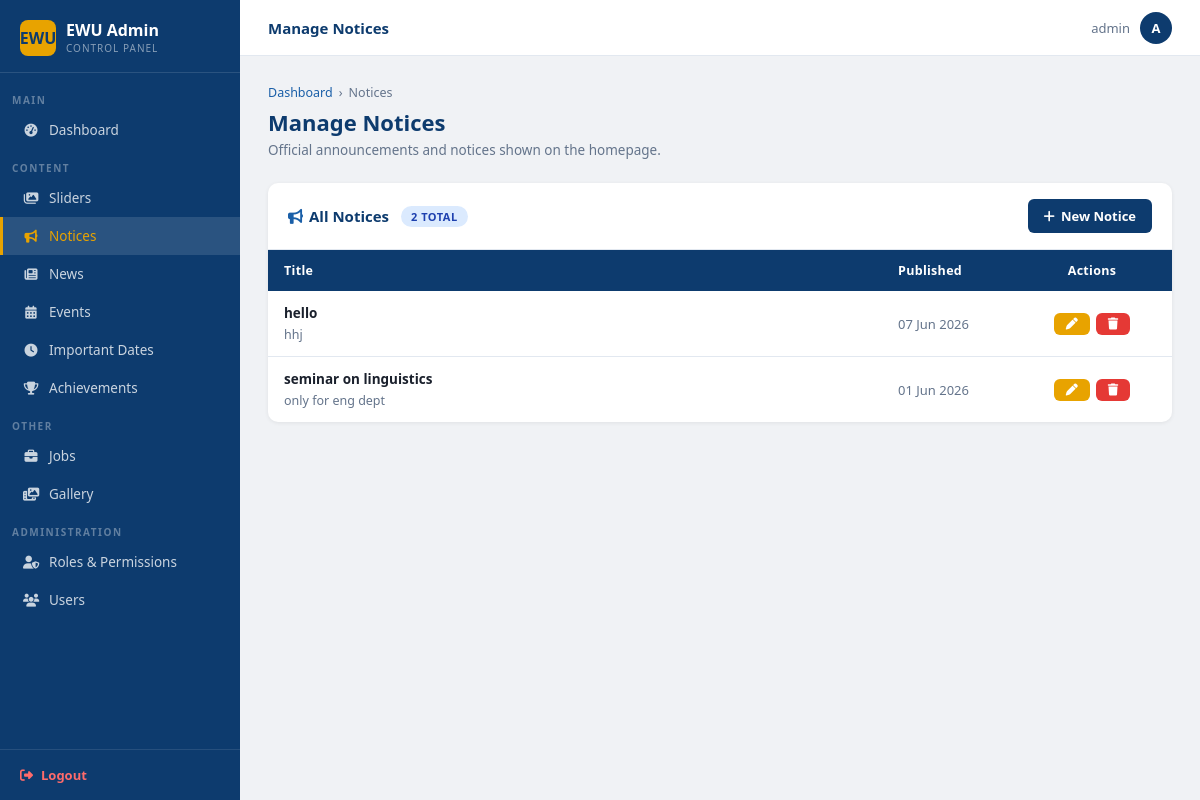
Page /dashboard/notices/ (signed in) on the committed database.
### main/models.py (models this page shows, shortened)
class Notice(models.Model):
    title       = models.CharField(max_length=200)
    description = models.TextField()
    created_at  = models.DateTimeField(auto_now_add=True)
    class Meta:
        ordering = ['-created_at']

### main/views.py (the view)
# urls.py: path('dashboard/notices/',                      views.notice_list_admin,  name='admin_notice_list'),
@require_perm('main.view_notice')
def notice_list_admin(request):
    q = request.GET.get('q', '').strip()
    qs = Notice.objects.order_by('-created_at')
    if q:
        qs = qs.filter(title__icontains=q)
    return render(request, 'admin/notice_list.html', {'notices': qs, 'q': q})

### templates/admin/notice_list.html (shortened to what this page needs)
{% extends 'admin/base_admin.html' %}
{% block nav_notice %}active{% endblock %}
{% block topbar_title %}Manage Notices{% endblock %}
{% block content %}
<div class="page-head">
  <div class="breadcrumb">
    <a href="{% url 'dashboard' %}">Dashboard</a>
    <span>›</span>
    <span>Notices</span>
  </div>
  <h1>Manage Notices</h1>
  <p>Official announcements and notices shown on the homepage.</p>
</div>
<div class="tbl-wrap">
  <div class="tbl-toolbar">
    <div style="display:flex;align-items:center;gap:12px;">
      <h2><i class="fa-solid fa-bullhorn" style="color:var(--navy-light);margin-right:6px"></i>All Notices</h2>
      <span class="badge badge-blue">{{ notices|length }} total</span>
    </div>
    <a href="{% url 'admin_notice_create' %}" class="btn btn-primary">
      <i class="fa-solid fa-plus"></i> New Notice
    </a>
  </div>
  <table class="tbl">
    <thead>
      <tr>
        <th>Title</th>
        <th style="width:130px">Published</th>
        <th style="width:160px;text-align:center">Actions</th>
      </tr>
    </thead>
    <tbody>
      {% for notice in notices %}
      <tr>
        <td>
          <strong>{{ notice.title }}</strong>
          {% if notice.description %}
            <div style="font-size:12.5px;color:var(--muted);margin-top:4px">
              {{ notice.description|truncatechars:90 }}
            </div>
          {% endif %}
        </td>
        <td style="color:var(--muted);font-size:13px">
          {{ notice.created_at|date:"d M Y" }}
        </td>
        <td style="text-align:center">
          <div style="display:flex;gap:6px;justify-content:center;">
            <a href="{% url 'admin_notice_edit' notice.pk %}" class="btn btn-warning btn-sm">
              <i class="fa-solid fa-pen"></i>
            </a>
            <a href="{% url 'admin_notice_delete' notice.pk %}" class="btn btn-danger btn-sm"
               onclick="return confirm('Delete this notice permanently?')">
              <i class="fa-solid fa-trash"></i>
            </a>
          </div>
        </td>
      </tr>
      {% endfor %}
    </tbody>
  </table>
</div>
{% endblock %}

### templates/admin/base_admin.html (shortened to what this page needs)
{% load static %}
<!DOCTYPE html>
<html lang="en">
<head>
  <link rel="stylesheet" href="https://cdnjs.cloudflare.com/ajax/libs/font-awesome/6.5.0/css/all.min.css">
</head>
<body>
<div class="admin-wrapper">
  <aside class="sidebar">
    <div class="sidebar-brand">
      <div class="brand-icon">EWU</div>
      <div>
        <div class="brand-name">EWU Admin</div>
        <div class="brand-sub">Control Panel</div>
      </div>
    </div>
    <nav class="sidebar-nav">
      <div class="sidebar-section">Main</div>
      <a href="{% url 'dashboard' %}" class="sidebar-link {% block nav_dashboard %}{% endblock %}">
    <i class="fa-solid fa-gauge-high"></i> Dashboard
      </a>
      <div class="sidebar-section">Content</div>
      {% if perms.main.view_slider %}
      <a href="{% url 'admin_slider_list' %}" class="sidebar-link {% block nav_sliders %}{% endblock %}">
        <i class="fa-solid fa-images"></i> Sliders
      </a>
      {% endif %}
      {% if perms.main.view_notice %}
      <a href="{% url 'admin_notice_list' %}" class="sidebar-link {% block nav_notice %}{% endblock %}">
  <i class="fa-solid fa-bullhorn"></i> Notices
</a>
      {% endif %}
      {% if perms.main.view_news %}
      <a href="{% url 'admin_news_list' %}" class="sidebar-link {% block nav_news %}{% endblock %}">
        <i class="fa-solid fa-newspaper"></i> News
      </a>
      {% endif %}
      {% if perms.main.view_event %}
      <a href="{% url 'admin_event_list' %}" class="sidebar-link {% block nav_events %}{% endblock %}">
        <i class="fa-solid fa-calendar-days"></i> Events
      </a>
      {% endif %}
      {% if perms.main.view_importantdate %}
      <a href="{% url 'admin_date_list' %}" class="sidebar-link {% block nav_dates %}{% endblock %}">
        <i class="fa-solid fa-clock"></i> Important Dates
      </a>
      {% endif %}
      {% if perms.main.view_achievement %}
      <a href="{% url 'admin_achievement_list' %}" class="sidebar-link {% block nav_achievements %}{% endblock %}">
        <i class="fa-solid fa-trophy"></i> Achievements
      </a>
      {% endif %}
      {% if perms.main.view_job or perms.main.view_galleryphoto %}
      <div class="sidebar-section">Other</div>
      {% if perms.main.view_job %}
      <a href="{% url 'admin_job_list' %}" class="sidebar-link {% block nav_jobs %}{% endblock %}">
        <i class="fa-solid fa-briefcase"></i> Jobs
      </a>
      {% endif %}
      {% if perms.main.view_galleryphoto %}
      <a href="{% url 'admin_gallery_list' %}" class="sidebar-link {% block nav_gallery %}{% endblock %}">
        <i class="fa-solid fa-photo-film"></i> Gallery
      </a>
      {% endif %}
      {% endif %}
      {% if request.user.is_superuser %}
      <div class="sidebar-section">Administration</div>
      <a href="{% url 'role_list' %}" class="sidebar-link {% block nav_roles %}{% endblock %}">
        <i class="fa-solid fa-user-shield"></i> Roles &amp; Permissions
      </a>
      <a href="{% url 'rbac_user_list' %}" class="sidebar-link {% block nav_users %}{% endblock %}">
        <i class="fa-solid fa-users"></i> Users
      </a>
      {% endif %}
    </nav>
    <div class="sidebar-logout">
      <a href="{% url 'logout' %}">
        <i class="fa-solid fa-right-from-bracket"></i> Logout
      </a>
    </div>
  </aside>
  <div class="main-content">
    <div class="topbar">
      <span class="topbar-title">{% block topbar_title %}EWU Admin{% endblock %}</span>
      <div class="topbar-user">
        <span>{{ request.user.get_full_name|default:request.user.username }}</span>
        <div class="avatar">{{ request.user.username|first|upper }}</div>
      </div>
    </div>
    <div class="page-area">
      {% block content %}{% endblock %}
    </div>
  </div>
</div>
</body>
</html>

### rows in the picture
Notice: title "hello", description "hhj", created_at "07 Jun 2026"
Notice: title "seminar on linguistics", description "only for eng dept", created_at "01 Jun 2026"

### other values in the picture
{{ request.user.get_full_name|default:request.user.username }} "admin"
{{ request.user.username|first|upper }} "A"
{{ notices|length }} "2"
